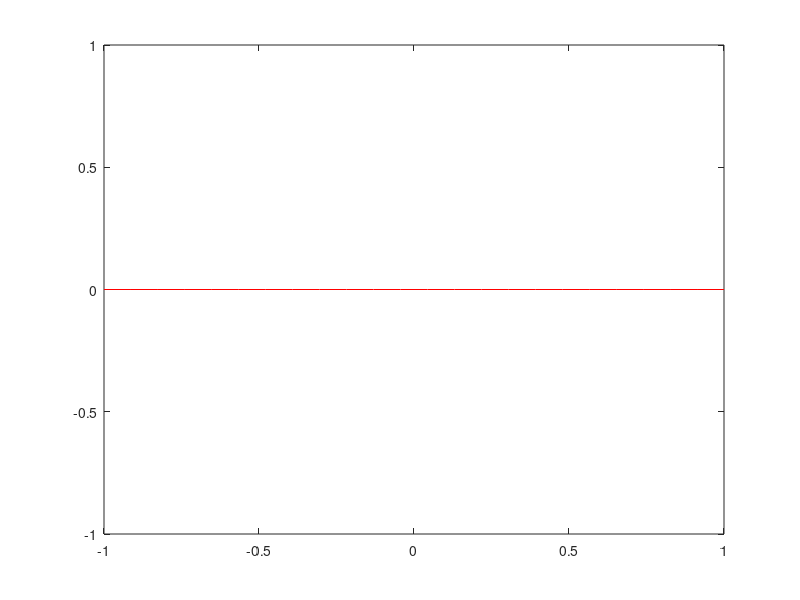

Reproduce this figure in MATLAB. (Note: this script raises an error after producing the figure.)
clear
clc

%% Technical Characteristics of the Robot
l1=0.55;
l2=0.35;

z3=0.045;
z4=-0.045;

plane=zeros(1,24);
location=linspace(-1,1,24);
plot(location,plane,'r')
hold on

for gamma=-50:10:80
    
    alpha=0;
    beta=0;
    
    q=[alpha beta 0 gamma];
        
    %% Solve the Forward Kineamtics to get the IK input
    Te=RobotFK_Test(q);
    [xe,ye,ze]=MyTransl(Te);
    
        
    cA=(xe^2+ye^2+ze^2-l1^2-l2^2)/(-2*l1*l2);
    cA=Check(cA);
    sA=sqrt(1-cA^2);
    
    A=atan2(sA,cA);
    
    N=(xe^2+ye^2+ze^2-z3^2-z4^2-l1^2-l2^2)/2;
    R=z3*l2-z4*l1;
    T=l1*l2+z3*z4;
    
    a=(N+T)/2;
    
    b=-R;
    
    c=(N-T)/2;
      
    x=[-1:0.01:1];
    
    y=a*x.^2+b*x+c;
    
    minimum=radtodeg(2*atan(min(y)));
    sol1=radtodeg(2*atan((-b+sqrt(b^2-4*a*c))/(2*a)));
    sol2=radtodeg(2*atan((-b-sqrt(b^2-4*a*c))/(2*a)));
    
    disp(['The desired angle is : ', num2str(gamma),])
    disp(['The desired min is : ', num2str(minimum),])
    disp(['The 1rst solution is : ', num2str(sol1),])
    disp(['The 2nd solution is : ', num2str(sol2),])
    disp(['The posture is : ', num2str(radtodeg(A)),])
    disp('------------------------------------------------')
    if gamma<20
        plot(x,y,'r')
    else
        plot(x,y,'b')
    end
    pause
    
    
end